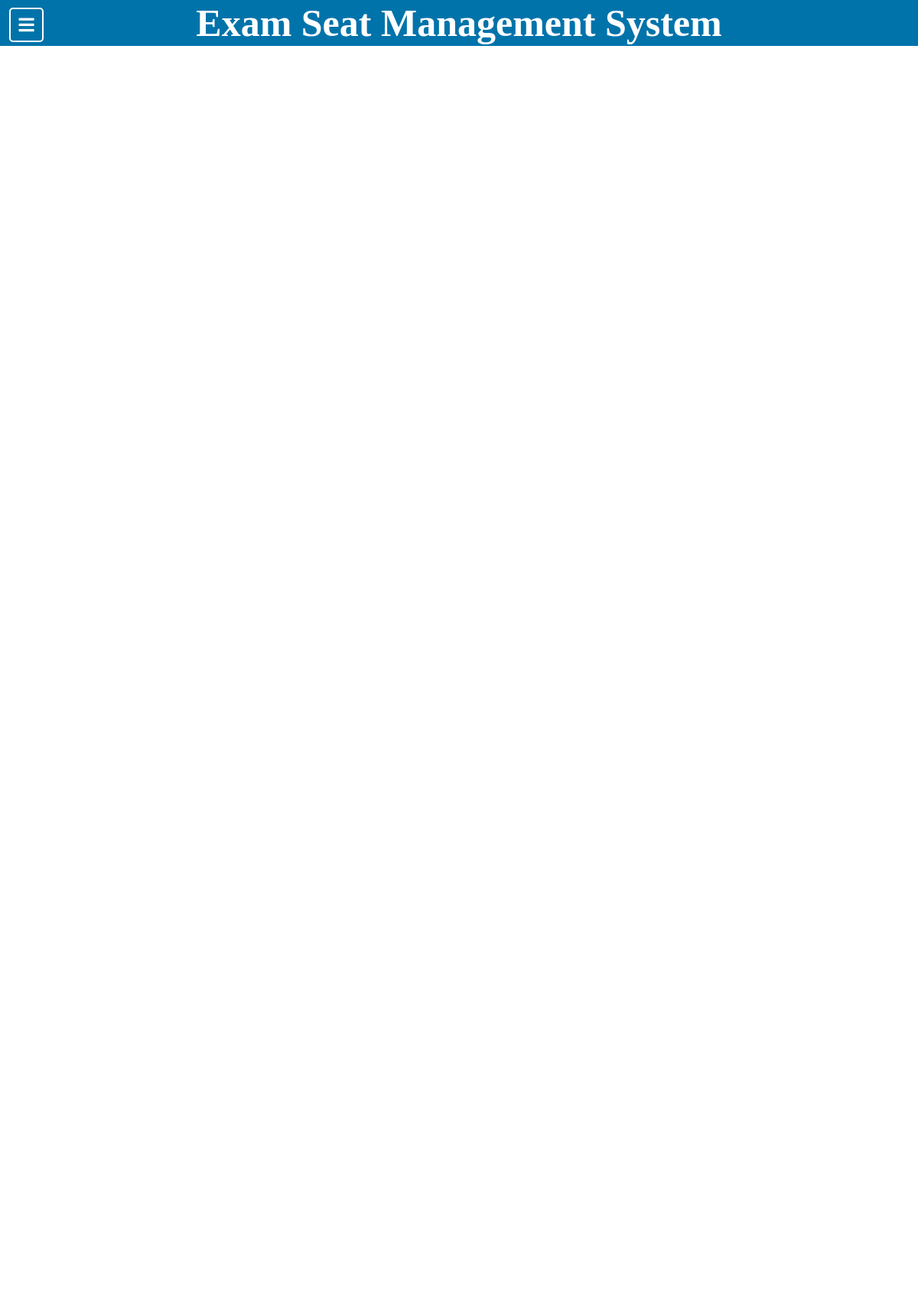
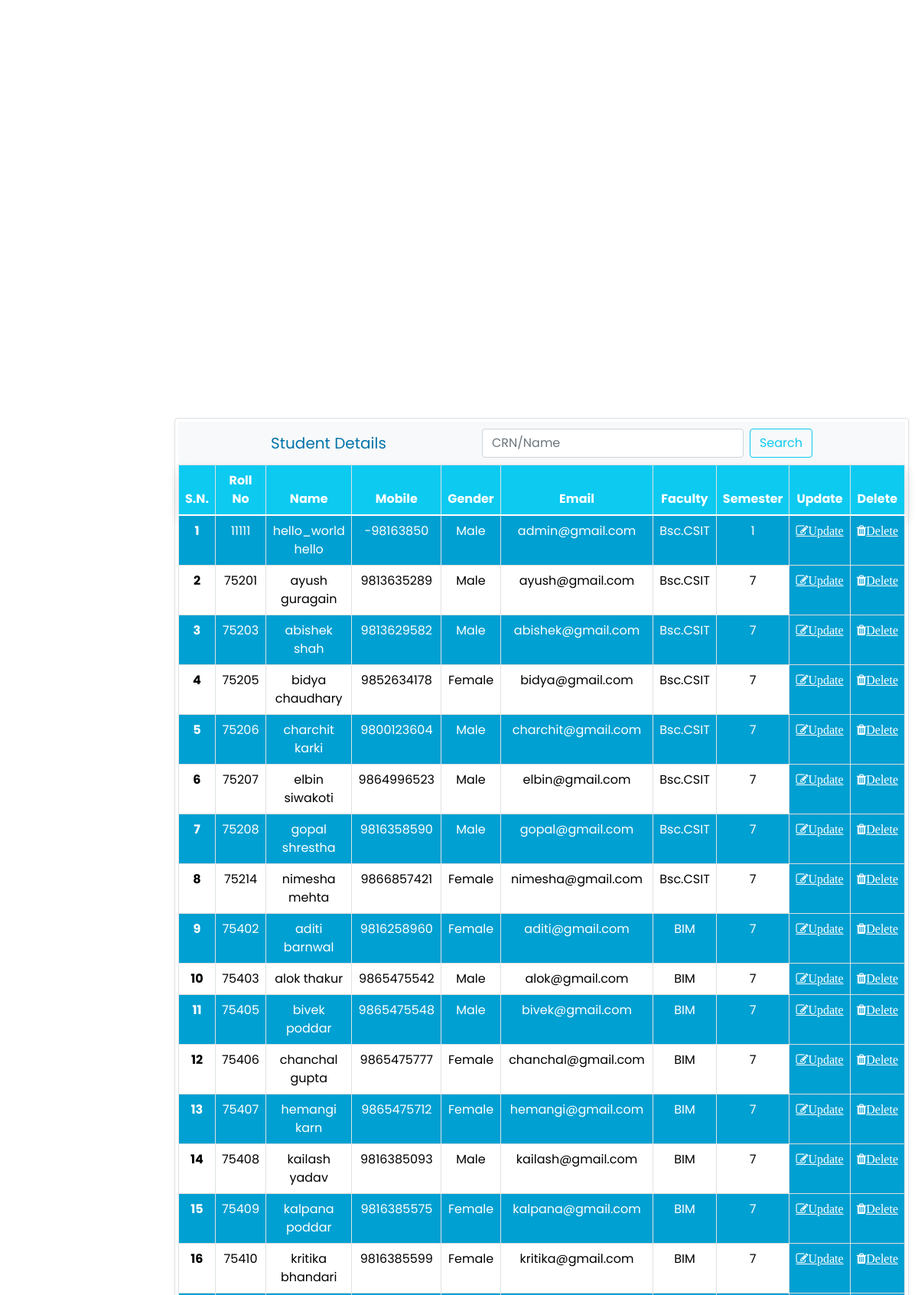
Screenshot of /nav/nav_student.php (signed in, upper part) with the database file from the repository (2 pictures, top to bottom).
### tables this page shows
CREATE TABLE `student` (
  `roll_no` int(10) NOT NULL,
  `first_name` varchar(100) NOT NULL,
  `last_name` varchar(100) NOT NULL,
  `mobile` bigint(10) NOT NULL,
  `email` text NOT NULL,
  `password` varchar(100) NOT NULL,
  `gender` varchar(10) NOT NULL,
  `faculty` varchar(10) NOT NULL,
  `semester` varchar(10) NOT NULL,
  `user_id` int(5) NOT NULL
);

### view/view_student.php (the view, shortened to what this page needs)
<!DOCTYPE html>
<html lang="en">
<head>
    <link rel="stylesheet" href="https://cdn.jsdelivr.net/npm/bootstrap@4.3.1/dist/css/bootstrap.min.css">
    <link href="https://cdn.jsdelivr.net/npm/bootstrap@5.0.2/dist/css/bootstrap.min.css" rel="stylesheet">
    <link rel="stylesheet" href="https://cdnjs.cloudflare.com/ajax/libs/font-awesome/5.15.3/css/all.min.css" />
    <link rel="stylesheet" href="https://cdnjs.cloudflare.com/ajax/libs/font-awesome/4.7.0/css/font-awesome.min.css">
    <link rel="stylesheet" href="../CSS/navtest.css">
    <link rel="stylesheet" href="../CSS/view.css">
</head>
<body>
    <?php
    include("../connection.php");
    $sql = "SELECT * FROM student;";
    $result = mysqli_query($connection, $sql) or die("Querry Failed! " . mysqli_error($connection));
    ?>
    <div class=" fixed-top row border shadow-sm p-1 mb-1 bg-body rounded" id="container">
        <nav class="navbar navbar-light bg-light">
            <a class="navbar-brand">Student Details</a>
            <form name="myForm" class="form-inline" action="#" onsubmit="return validation()" method="post">
                <input class="form-control mr-sm-2" type="search" name="search_student" placeholder="CRN/Name" aria-label="Search">
                <button class="btn btn-outline-info my-2 my-sm-0" type="submit" name="search">Search</button>
            </form>
        </nav>
        <table class="table table-bordered" id="table">
            <thead>
                <tr class="shadow p-3 mb-5 bg-info rounded">
                    <th scope="col">S.N.</th>
                    <th scope="col">Roll No</th>
                    <th scope="col">Name</th>
                    <th scope="col">Mobile</th>
                    <th scope="col">Gender</th>
                    <th scope="col">Email</th>
                    <th scope="col">Faculty</th>
                    <th scope="col">Semester</th>
                    <th scope="col">Update</th>
                    <th scope="col">Delete</th>
                </tr>
            </thead>
            <tbody>
                <tr>
                    <?php
                    if (isset($_POST["search"])) {
                        $flag = true;
                        $search_student = $_POST["search_student"];
                        {
                            $sql_search = "SELECT * FROM student WHERE roll_no='$search_student' OR CONCAT(first_name,' ', last_name) LIKE '%" . $search_student . "%';";
                            $search_result = mysqli_query($connection, $sql_search) or die("Querry Failed! " . mysqli_error($connection));
                            if ($flag) {
                                $count = 0;
                                while ($row = mysqli_fetch_assoc($search_result)) {
                                    echo ("<th>" . ++$count . "</th>");
                                    echo "<td>" . $row['roll_no'] . "</td>";
                                    echo "<td>" . $row['first_name'] . "  " .  $row['last_name'] . "</td>";
                                    echo "<td>" . $row['mobile'] . "</td>";
                                    echo "<td>" . $row['gender'] . "</td>";
                                    echo "<td>" . $row['email'] . "</td>";
                                    echo "<td>" . $row['faculty'] . "</td>";
                                    echo "<td>" . $row['semester'] . "</td>";
                    ?>
                                    <th id="update"><a href='../nav/nav_update_student.php? roll_no="<?php echo ($row["roll_no"]) ?>"' class="fa fa-pencil-square-o" aria-hidden="true">Update</a></th>
                                    <th id="delete"><a href='../delete/delete_student.php? roll_no="<?php echo ($row["roll_no"]) ?>"' class="fa fa-trash" aria-hidden="true" onclick='return check_delete()'>Delete</a></th>
                            <?php echo ("</tr>");
                                }
                            }
                        }
                    } else {
                        $count = 0;
                        while ($row = mysqli_fetch_assoc($result)) {
                            echo ("<th>" . ++$count . "</th>");
                            echo "<td>" . $row['roll_no'] . "</td>";
                            echo "<td>" . $row['first_name'] . "  " .  $row['last_name'] . "</td>";
                            echo "<td>" . $row['mobile'] . "</td>";
                            echo "<td>" . $row['gender'] . "</td>";
                            echo "<td>" . $row['email'] . "</td>";
                            echo "<td>" . $row['faculty'] . "</td>";
                            echo "<td>" . $row['semester'] . "</td>";
                            ?>
                            <th id="update"><a href='../nav/nav_update_student.php? roll_no="<?php echo ($row["roll_no"]) ?>"' class="fa fa-pencil-square-o" aria-hidden="true">Update</a></th>
                            <th id="delete"><a href='../delete/delete_student.php? roll_no="<?php echo ($row["roll_no"]) ?>"' class="fa fa-trash" aria-hidden="true" onclick='return check_delete()'>Delete</a></th>
                    <?php echo ("</tr>");
                        }
                    } ?>
            </tbody>
        </table>
    </div>
</body>
</html>

### CSS/navbar.css (style rules this page uses)
* { margin: 0; padding: 0; box-sizing: border-box; font-family: 'Poppins', sans-serif; }

### CSS/view.css (style rules this page uses)
tr:nth-child(odd) { background-color: #00a0d2; border-bottom: 1px solid #dddddd; color: white; }
a:link { color: white; }
#update, #delete { background-color: #00a0d2; text-align: center; }
#container { width: 80%; margin-left: 19%; margin-top: -19%; }
#table { margin-right: 2%; width: 100%; position: sticky; }
table thead { padding: 50%; }

### header.php (style rules this page uses)
* { margin: auto; }

### rows the page displays
student: roll_no "11111", first_name "hello_world", last_name "hello", mobile "-98163850", gender "Male", email "admin@gmail.com", faculty "Bsc.CSIT", semester "1"
student: roll_no "75201", first_name "ayush", last_name "guragain", mobile "9813635289", gender "Male", email "ayush@gmail.com", faculty "Bsc.CSIT", semester "7"
student: roll_no "75203", first_name "abishek", last_name "shah", mobile "9813629582", gender "Male", email "abishek@gmail.com", faculty "Bsc.CSIT", semester "7"
student: roll_no "75205", first_name "bidya", last_name "chaudhary", mobile "9852634178", gender "Female", email "bidya@gmail.com", faculty "Bsc.CSIT", semester "7"
student: roll_no "75206", first_name "charchit", last_name "karki", mobile "9800123604", gender "Male", email "charchit@gmail.com", faculty "Bsc.CSIT", semester "7"
student: roll_no "75207", first_name "elbin", last_name "siwakoti", mobile "9864996523", gender "Male", email "elbin@gmail.com", faculty "Bsc.CSIT", semester "7"
student: roll_no "75208", first_name "gopal", last_name "shrestha", mobile "9816358590", gender "Male", email "gopal@gmail.com", faculty "Bsc.CSIT", semester "7"
student: roll_no "75214", first_name "nimesha", last_name "mehta", mobile "9866857421", gender "Female", email "nimesha@gmail.com", faculty "Bsc.CSIT", semester "7"
student: roll_no "75402", first_name "aditi", last_name "barnwal", mobile "9816258960", gender "Female", email "aditi@gmail.com", faculty "BIM", semester "7"
student: roll_no "75403", first_name "alok", last_name "thakur", mobile "9865475542", gender "Male", email "alok@gmail.com", faculty "BIM", semester "7"
student: roll_no "75405", first_name "bivek", last_name "poddar", mobile "9865475548", gender "Male", email "bivek@gmail.com", faculty "BIM", semester "7"
student: roll_no "75406", first_name "chanchal", last_name "gupta", mobile "9865475777", gender "Female", email "chanchal@gmail.com", faculty "BIM", semester "7"
student: roll_no "75407", first_name "hemangi", last_name "karn", mobile "9865475712", gender "Female", email "hemangi@gmail.com", faculty "BIM", semester "7"
student: roll_no "75408", first_name "kailash", last_name "yadav", mobile "9816385093", gender "Male", email "kailash@gmail.com", faculty "BIM", semester "7"
student: roll_no "75409", first_name "kalpana", last_name "poddar", mobile "9816385575", gender "Female", email "kalpana@gmail.com", faculty "BIM", semester "7"
student: roll_no "75410", first_name "kritika", last_name "bhandari", mobile "9816385599", gender "Female", email "kritika@gmail.com", faculty "BIM", semester "7"
